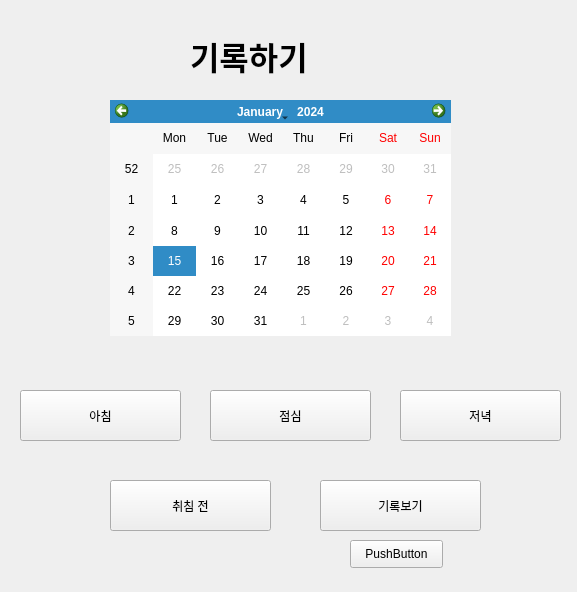
<?xml version="1.0" encoding="UTF-8"?>
<ui version="4.0">
 <class>Form</class>
 <widget class="QWidget" name="Form">
  <property name="geometry">
   <rect>
    <x>0</x>
    <y>0</y>
    <width>577</width>
    <height>592</height>
   </rect>
  </property>
  <property name="windowTitle">
   <string>Form</string>
  </property>
  <widget class="QLabel" name="label">
   <property name="geometry">
    <rect>
     <x>190</x>
     <y>30</y>
     <width>191</width>
     <height>51</height>
    </rect>
   </property>
   <property name="font">
    <font>
     <family>Arial</family>
     <pointsize>24</pointsize>
     <weight>75</weight>
     <bold>true</bold>
    </font>
   </property>
   <property name="text">
    <string>기록하기</string>
   </property>
  </widget>
  <widget class="QPushButton" name="breakfast_button">
   <property name="geometry">
    <rect>
     <x>20</x>
     <y>390</y>
     <width>161</width>
     <height>51</height>
    </rect>
   </property>
   <property name="font">
    <font>
     <family>Ink Free</family>
     <pointsize>9</pointsize>
    </font>
   </property>
   <property name="text">
    <string>아침</string>
   </property>
  </widget>
  <widget class="QPushButton" name="lunch_button">
   <property name="geometry">
    <rect>
     <x>210</x>
     <y>390</y>
     <width>161</width>
     <height>51</height>
    </rect>
   </property>
   <property name="text">
    <string>점심</string>
   </property>
  </widget>
  <widget class="QPushButton" name="latenight_button">
   <property name="geometry">
    <rect>
     <x>110</x>
     <y>480</y>
     <width>161</width>
     <height>51</height>
    </rect>
   </property>
   <property name="text">
    <string>취침 전</string>
   </property>
  </widget>
  <widget class="QPushButton" name="dinner_button">
   <property name="geometry">
    <rect>
     <x>400</x>
     <y>390</y>
     <width>161</width>
     <height>51</height>
    </rect>
   </property>
   <property name="text">
    <string>저녁</string>
   </property>
  </widget>
  <widget class="QPushButton" name="record_button">
   <property name="geometry">
    <rect>
     <x>320</x>
     <y>480</y>
     <width>161</width>
     <height>51</height>
    </rect>
   </property>
   <property name="text">
    <string>기록보기</string>
   </property>
  </widget>
  <widget class="QCalendarWidget" name="calendarWidget">
   <property name="enabled">
    <bool>true</bool>
   </property>
   <property name="geometry">
    <rect>
     <x>110</x>
     <y>100</y>
     <width>341</width>
     <height>236</height>
    </rect>
   </property>
   <property name="cursor">
    <cursorShape>OpenHandCursor</cursorShape>
   </property>
   <property name="focusPolicy">
    <enum>Qt::StrongFocus</enum>
   </property>
  </widget>
  <widget class="QPushButton" name="plot_button">
   <property name="geometry">
    <rect>
     <x>350</x>
     <y>540</y>
     <width>93</width>
     <height>28</height>
    </rect>
   </property>
   <property name="text">
    <string>PushButton</string>
   </property>
  </widget>
 </widget>
 <resources/>
 <connections/>
</ui>
